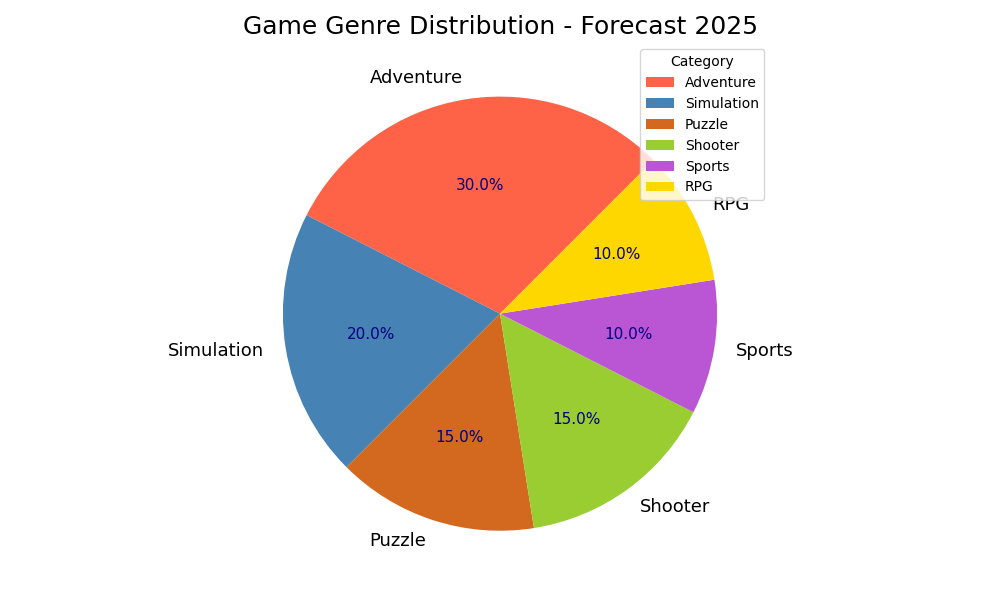

Reproduce this figure in Python.
import matplotlib.pyplot as plt

genres = ['Adventure', 'Simulation', 'Puzzle', 'Shooter', 'Sports', 'RPG']
market_share = [30, 20, 15, 15, 10, 10]
new_colors = ['#FF6347', '#4682B4', '#D2691E', '#9ACD32', '#BA55D3', '#FFD700']

fig, ax = plt.subplots(figsize=(10, 6))
wedges, texts, autotexts = ax.pie(
    market_share, 
    labels=genres, 
    colors=new_colors, 
    autopct='%1.1f%%', 
    startangle=45
)

plt.title('Game Genre Distribution - Forecast 2025', fontsize=18, fontweight='normal')
ax.legend(wedges, genres, title="Category", loc="upper right")

plt.setp(autotexts, size=11, weight='normal', color='navy')
plt.setp(texts, size=13)

plt.tight_layout()
plt.show()
